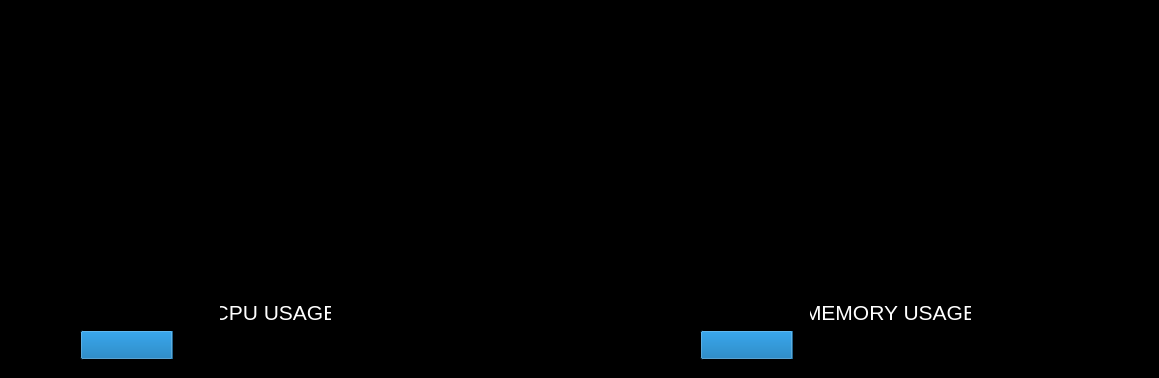
<?xml version="1.0" encoding="UTF-8"?>
<ui version="4.0">
 <class>MainWindow</class>
 <widget class="QMainWindow" name="MainWindow">
  <property name="geometry">
   <rect>
    <x>0</x>
    <y>0</y>
    <width>1159</width>
    <height>378</height>
   </rect>
  </property>
  <property name="sizePolicy">
   <sizepolicy hsizetype="Maximum" vsizetype="Maximum">
    <horstretch>0</horstretch>
    <verstretch>0</verstretch>
   </sizepolicy>
  </property>
  <property name="windowTitle">
   <string>System Monitoring</string>
  </property>
  <property name="styleSheet">
   <string notr="true">background-color: black;
</string>
  </property>
  <widget class="QWidget" name="centralwidget">
   <property name="sizePolicy">
    <sizepolicy hsizetype="Expanding" vsizetype="Expanding">
     <horstretch>0</horstretch>
     <verstretch>0</verstretch>
    </sizepolicy>
   </property>
   <widget class="QFrame" name="gridFrame">
    <property name="geometry">
     <rect>
      <x>9</x>
      <y>9</y>
      <width>544</width>
      <height>281</height>
     </rect>
    </property>
    <property name="sizePolicy">
     <sizepolicy hsizetype="Expanding" vsizetype="Expanding">
      <horstretch>0</horstretch>
      <verstretch>0</verstretch>
     </sizepolicy>
    </property>
    <property name="frameShape">
     <enum>QFrame::Box</enum>
    </property>
   </widget>
   <widget class="QFrame" name="gridFrame_2">
    <property name="geometry">
     <rect>
      <x>559</x>
      <y>9</y>
      <width>590</width>
      <height>281</height>
     </rect>
    </property>
    <property name="sizePolicy">
     <sizepolicy hsizetype="Expanding" vsizetype="Expanding">
      <horstretch>0</horstretch>
      <verstretch>0</verstretch>
     </sizepolicy>
    </property>
    <property name="styleSheet">
     <string notr="true"/>
    </property>
    <property name="frameShape">
     <enum>QFrame::Box</enum>
    </property>
   </widget>
   <widget class="QLabel" name="label_2">
    <property name="geometry">
     <rect>
      <x>810</x>
      <y>300</y>
      <width>161</width>
      <height>24</height>
     </rect>
    </property>
    <property name="sizePolicy">
     <sizepolicy hsizetype="Expanding" vsizetype="Expanding">
      <horstretch>0</horstretch>
      <verstretch>0</verstretch>
     </sizepolicy>
    </property>
    <property name="palette">
     <palette>
      <active>
       <colorrole role="WindowText">
        <brush brushstyle="SolidPattern">
         <color alpha="255">
          <red>255</red>
          <green>255</green>
          <blue>255</blue>
         </color>
        </brush>
       </colorrole>
       <colorrole role="Button">
        <brush brushstyle="SolidPattern">
         <color alpha="255">
          <red>0</red>
          <green>0</green>
          <blue>0</blue>
         </color>
        </brush>
       </colorrole>
       <colorrole role="Text">
        <brush brushstyle="SolidPattern">
         <color alpha="255">
          <red>255</red>
          <green>255</green>
          <blue>255</blue>
         </color>
        </brush>
       </colorrole>
       <colorrole role="ButtonText">
        <brush brushstyle="SolidPattern">
         <color alpha="255">
          <red>255</red>
          <green>255</green>
          <blue>255</blue>
         </color>
        </brush>
       </colorrole>
       <colorrole role="Base">
        <brush brushstyle="SolidPattern">
         <color alpha="255">
          <red>0</red>
          <green>0</green>
          <blue>0</blue>
         </color>
        </brush>
       </colorrole>
       <colorrole role="Window">
        <brush brushstyle="SolidPattern">
         <color alpha="255">
          <red>0</red>
          <green>0</green>
          <blue>0</blue>
         </color>
        </brush>
       </colorrole>
       <colorrole role="PlaceholderText">
        <brush brushstyle="SolidPattern">
         <color alpha="128">
          <red>255</red>
          <green>255</green>
          <blue>255</blue>
         </color>
        </brush>
       </colorrole>
      </active>
      <inactive>
       <colorrole role="WindowText">
        <brush brushstyle="SolidPattern">
         <color alpha="255">
          <red>255</red>
          <green>255</green>
          <blue>255</blue>
         </color>
        </brush>
       </colorrole>
       <colorrole role="Button">
        <brush brushstyle="SolidPattern">
         <color alpha="255">
          <red>0</red>
          <green>0</green>
          <blue>0</blue>
         </color>
        </brush>
       </colorrole>
       <colorrole role="Text">
        <brush brushstyle="SolidPattern">
         <color alpha="255">
          <red>255</red>
          <green>255</green>
          <blue>255</blue>
         </color>
        </brush>
       </colorrole>
       <colorrole role="ButtonText">
        <brush brushstyle="SolidPattern">
         <color alpha="255">
          <red>255</red>
          <green>255</green>
          <blue>255</blue>
         </color>
        </brush>
       </colorrole>
       <colorrole role="Base">
        <brush brushstyle="SolidPattern">
         <color alpha="255">
          <red>0</red>
          <green>0</green>
          <blue>0</blue>
         </color>
        </brush>
       </colorrole>
       <colorrole role="Window">
        <brush brushstyle="SolidPattern">
         <color alpha="255">
          <red>0</red>
          <green>0</green>
          <blue>0</blue>
         </color>
        </brush>
       </colorrole>
       <colorrole role="PlaceholderText">
        <brush brushstyle="SolidPattern">
         <color alpha="128">
          <red>255</red>
          <green>255</green>
          <blue>255</blue>
         </color>
        </brush>
       </colorrole>
      </inactive>
      <disabled>
       <colorrole role="WindowText">
        <brush brushstyle="SolidPattern">
         <color alpha="255">
          <red>255</red>
          <green>255</green>
          <blue>255</blue>
         </color>
        </brush>
       </colorrole>
       <colorrole role="Button">
        <brush brushstyle="SolidPattern">
         <color alpha="255">
          <red>0</red>
          <green>0</green>
          <blue>0</blue>
         </color>
        </brush>
       </colorrole>
       <colorrole role="Text">
        <brush brushstyle="SolidPattern">
         <color alpha="255">
          <red>255</red>
          <green>255</green>
          <blue>255</blue>
         </color>
        </brush>
       </colorrole>
       <colorrole role="ButtonText">
        <brush brushstyle="SolidPattern">
         <color alpha="255">
          <red>255</red>
          <green>255</green>
          <blue>255</blue>
         </color>
        </brush>
       </colorrole>
       <colorrole role="Base">
        <brush brushstyle="SolidPattern">
         <color alpha="255">
          <red>0</red>
          <green>0</green>
          <blue>0</blue>
         </color>
        </brush>
       </colorrole>
       <colorrole role="Window">
        <brush brushstyle="SolidPattern">
         <color alpha="255">
          <red>0</red>
          <green>0</green>
          <blue>0</blue>
         </color>
        </brush>
       </colorrole>
       <colorrole role="PlaceholderText">
        <brush brushstyle="SolidPattern">
         <color alpha="128">
          <red>255</red>
          <green>255</green>
          <blue>255</blue>
         </color>
        </brush>
       </colorrole>
      </disabled>
     </palette>
    </property>
    <property name="font">
     <font>
      <pointsize>16</pointsize>
     </font>
    </property>
    <property name="styleSheet">
     <string notr="true">color:white;</string>
    </property>
    <property name="text">
     <string>MEMORY USAGE</string>
    </property>
    <property name="alignment">
     <set>Qt::AlignHCenter|Qt::AlignTop</set>
    </property>
   </widget>
   <widget class="QProgressBar" name="cpuBar">
    <property name="geometry">
     <rect>
      <x>80</x>
      <y>330</y>
      <width>390</width>
      <height>30</height>
     </rect>
    </property>
    <property name="value">
     <number>24</number>
    </property>
   </widget>
   <widget class="QProgressBar" name="memBar">
    <property name="geometry">
     <rect>
      <x>700</x>
      <y>330</y>
      <width>390</width>
      <height>30</height>
     </rect>
    </property>
    <property name="value">
     <number>24</number>
    </property>
   </widget>
   <widget class="QLabel" name="label">
    <property name="geometry">
     <rect>
      <x>220</x>
      <y>300</y>
      <width>111</width>
      <height>24</height>
     </rect>
    </property>
    <property name="sizePolicy">
     <sizepolicy hsizetype="Expanding" vsizetype="Expanding">
      <horstretch>0</horstretch>
      <verstretch>0</verstretch>
     </sizepolicy>
    </property>
    <property name="palette">
     <palette>
      <active>
       <colorrole role="WindowText">
        <brush brushstyle="SolidPattern">
         <color alpha="255">
          <red>255</red>
          <green>255</green>
          <blue>255</blue>
         </color>
        </brush>
       </colorrole>
       <colorrole role="Button">
        <brush brushstyle="SolidPattern">
         <color alpha="255">
          <red>0</red>
          <green>0</green>
          <blue>0</blue>
         </color>
        </brush>
       </colorrole>
       <colorrole role="Text">
        <brush brushstyle="SolidPattern">
         <color alpha="255">
          <red>255</red>
          <green>255</green>
          <blue>255</blue>
         </color>
        </brush>
       </colorrole>
       <colorrole role="ButtonText">
        <brush brushstyle="SolidPattern">
         <color alpha="255">
          <red>255</red>
          <green>255</green>
          <blue>255</blue>
         </color>
        </brush>
       </colorrole>
       <colorrole role="Base">
        <brush brushstyle="SolidPattern">
         <color alpha="255">
          <red>0</red>
          <green>0</green>
          <blue>0</blue>
         </color>
        </brush>
       </colorrole>
       <colorrole role="Window">
        <brush brushstyle="SolidPattern">
         <color alpha="255">
          <red>0</red>
          <green>0</green>
          <blue>0</blue>
         </color>
        </brush>
       </colorrole>
       <colorrole role="PlaceholderText">
        <brush brushstyle="SolidPattern">
         <color alpha="128">
          <red>255</red>
          <green>255</green>
          <blue>255</blue>
         </color>
        </brush>
       </colorrole>
      </active>
      <inactive>
       <colorrole role="WindowText">
        <brush brushstyle="SolidPattern">
         <color alpha="255">
          <red>255</red>
          <green>255</green>
          <blue>255</blue>
         </color>
        </brush>
       </colorrole>
       <colorrole role="Button">
        <brush brushstyle="SolidPattern">
         <color alpha="255">
          <red>0</red>
          <green>0</green>
          <blue>0</blue>
         </color>
        </brush>
       </colorrole>
       <colorrole role="Text">
        <brush brushstyle="SolidPattern">
         <color alpha="255">
          <red>255</red>
          <green>255</green>
          <blue>255</blue>
         </color>
        </brush>
       </colorrole>
       <colorrole role="ButtonText">
        <brush brushstyle="SolidPattern">
         <color alpha="255">
          <red>255</red>
          <green>255</green>
          <blue>255</blue>
         </color>
        </brush>
       </colorrole>
       <colorrole role="Base">
        <brush brushstyle="SolidPattern">
         <color alpha="255">
          <red>0</red>
          <green>0</green>
          <blue>0</blue>
         </color>
        </brush>
       </colorrole>
       <colorrole role="Window">
        <brush brushstyle="SolidPattern">
         <color alpha="255">
          <red>0</red>
          <green>0</green>
          <blue>0</blue>
         </color>
        </brush>
       </colorrole>
       <colorrole role="PlaceholderText">
        <brush brushstyle="SolidPattern">
         <color alpha="128">
          <red>255</red>
          <green>255</green>
          <blue>255</blue>
         </color>
        </brush>
       </colorrole>
      </inactive>
      <disabled>
       <colorrole role="WindowText">
        <brush brushstyle="SolidPattern">
         <color alpha="255">
          <red>255</red>
          <green>255</green>
          <blue>255</blue>
         </color>
        </brush>
       </colorrole>
       <colorrole role="Button">
        <brush brushstyle="SolidPattern">
         <color alpha="255">
          <red>0</red>
          <green>0</green>
          <blue>0</blue>
         </color>
        </brush>
       </colorrole>
       <colorrole role="Text">
        <brush brushstyle="SolidPattern">
         <color alpha="255">
          <red>255</red>
          <green>255</green>
          <blue>255</blue>
         </color>
        </brush>
       </colorrole>
       <colorrole role="ButtonText">
        <brush brushstyle="SolidPattern">
         <color alpha="255">
          <red>255</red>
          <green>255</green>
          <blue>255</blue>
         </color>
        </brush>
       </colorrole>
       <colorrole role="Base">
        <brush brushstyle="SolidPattern">
         <color alpha="255">
          <red>0</red>
          <green>0</green>
          <blue>0</blue>
         </color>
        </brush>
       </colorrole>
       <colorrole role="Window">
        <brush brushstyle="SolidPattern">
         <color alpha="255">
          <red>0</red>
          <green>0</green>
          <blue>0</blue>
         </color>
        </brush>
       </colorrole>
       <colorrole role="PlaceholderText">
        <brush brushstyle="SolidPattern">
         <color alpha="128">
          <red>255</red>
          <green>255</green>
          <blue>255</blue>
         </color>
        </brush>
       </colorrole>
      </disabled>
     </palette>
    </property>
    <property name="font">
     <font>
      <pointsize>16</pointsize>
     </font>
    </property>
    <property name="styleSheet">
     <string notr="true">color:white;</string>
    </property>
    <property name="text">
     <string>CPU USAGE</string>
    </property>
    <property name="alignment">
     <set>Qt::AlignHCenter|Qt::AlignTop</set>
    </property>
   </widget>
  </widget>
 </widget>
 <resources/>
 <connections/>
</ui>
